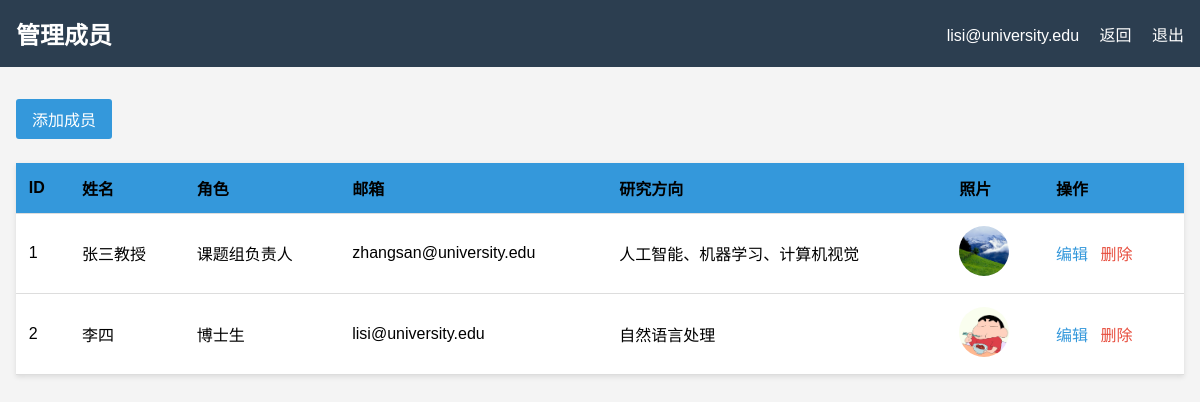
/admin/members (signed in), run on the app's committed database.
### app.py (models this page shows)
class Member(db.Model):
    id = db.Column(db.Integer, primary_key=True)
    name = db.Column(db.String(100), nullable=False)
    role = db.Column(db.String(50), nullable=False)
    university = db.Column(db.String(100))          # 新增
    email = db.Column(db.String(100))
    research_area = db.Column(db.String(200))
    bio = db.Column(db.Text)
    photo_url = db.Column(db.String(200))
    stats = db.Column(db.JSON, default=[])
    publications = db.Column(db.JSON, default=[])
    projects = db.Column(db.JSON, default=[])
    news = db.Column(db.JSON, default=[])
    education = db.Column(db.JSON, default=[])
    experience = db.Column(db.JSON, default=[])

### app.py (the view)
@app.route('/admin/members')
@login_required
def admin_members():
    members = Member.query.all()
    return render_template('admin/members.html', members=members)

### app.py (called while the page is built)
def login_required(f):
    @wraps(f)
    def decorated_function(*args, **kwargs):
        if not session.get('logged_in'):
            flash('请先登录', 'warning')
            return redirect(url_for('login', next=request.url))
        return f(*args, **kwargs)
    return decorated_function

### templates/admin/members.html (shortened to what this page needs)
<!DOCTYPE html>
<html lang="zh-CN">
<head>
</head>
<body>
    <header class="admin-header">
        <h1>管理成员</h1>
        <div>
            <span>{{ session.username }}</span>
            <a href="{{ url_for('admin_dashboard') }}">返回</a>
            <a href="{{ url_for('logout') }}">退出</a>
        </div>
    </header>
    <div class="admin-container">
        <div class="toolbar">
            <a href="{{ url_for('admin_member_add') }}" class="btn">添加成员</a>
        </div>
        <table>
            <thead>
                <tr class="table_title">
                    <th>ID</th>
                    <th>姓名</th>
                    <th>角色</th>
                    <th>邮箱</th>
                    <th>研究方向</th>
                    <th>照片</th>
                    <th>操作</th>
                </tr>
            </thead>
            <tbody>
                {% for member in members %}
                <tr>
                    <td>{{ member.id }}</td>
                    <td>{{ member.name }}</td>
                    <td>{{ member.role }}</td>
                    <td>{{ member.email }}</td>
                    <td>{{ member.research_area }}</td>
                    <td>
                        {% if member.photo_url %}
                            <img src="{{ url_for('static', filename=member.photo_url) }}" alt="头像" style="width:50px; height:50px; object-fit:cover; border-radius:50%;">
                        {% else %}
                            无
                        {% endif %}
                    </td>
                    <td class="actions">
                        <a href="{{ url_for('admin_member_edit', id=member.id) }}">编辑</a>
                        <a href="{{ url_for('admin_member_delete', id=member.id) }}" class="delete" onclick="return confirm('确定删除吗？')">删除</a>
                    </td>
                </tr>
                {% endfor %}
            </tbody>
        </table>
    </div>
</body>
</html>

### templates/admin/members.html (style rules this page uses)
* { margin:0; padding:0; box-sizing:border-box; }
body { font-family: 'Microsoft YaHei', sans-serif; background: #f4f4f4; }
.admin-header { background: #2c3e50; color: white; padding: 1rem; display: flex; justify-content: space-between; align-items: center; }
.admin-header h1 { font-size: 1.5rem; }
.admin-header a { color: white; text-decoration: none; margin-left: 1rem; }
.admin-container { max-width: 1200px; margin: 2rem auto; padding: 0 1rem; }
.toolbar { margin-bottom: 1.5rem; display: flex; justify-content: space-between; align-items: center; }
.btn { background: #3498db; color: white; padding: 0.5rem 1rem; text-decoration: none; border-radius: 3px; display: inline-block; }
table { width: 100%; background: white; border-collapse: collapse; box-shadow: 0 2px 5px rgba(0,0,0,0.1); }
th, td { padding: 0.8rem; text-align: left; border-bottom: 1px solid #ddd; }
th { background: #f2f2f2; }
.table_title th { background-color: #3498db; }
.actions a { margin-right: 0.5rem; text-decoration: none; color: #3498db; }
.actions a.delete { color: #e74c3c; }

### data on the page
Member: username "lisi@university.edu", id "2", name "李四", role "博士生", email "lisi@university.edu", research_area "自然语言处理", photo_url (picture)
Member: id "1", name "张三教授", role "课题组负责人", email "zhangsan@university.edu", research_area "人工智能、机器学习、计算机视觉", photo_url (picture)
